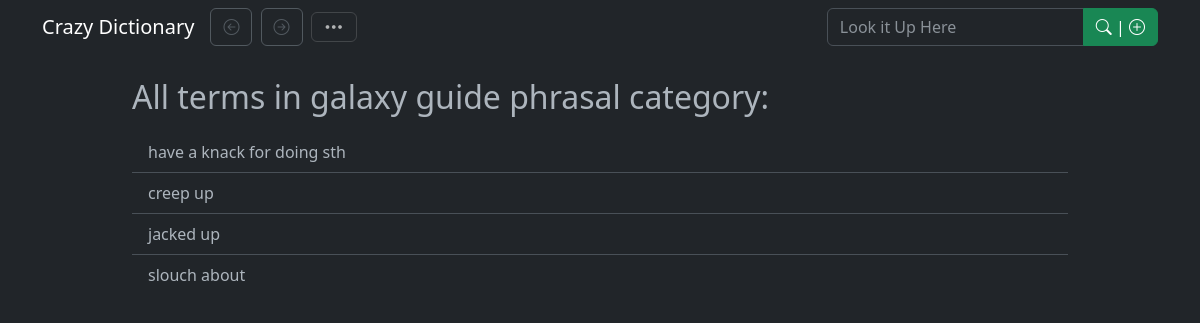
The app's page /dictionary/search/category/galaxy guide phrasal with its own data.
### tables this page shows
CREATE TABLE "words" (
"key"	INTEGER,
"word"	TEXT NOT NULL UNIQUE,
"mean"	TEXT DEFAULT '? ? ?',
"ref"	INTEGER,
"note"	TEXT,
PRIMARY KEY("key"),
FOREIGN KEY("ref") REFERENCES "words"("key")
);

### CrazyDic_app.py (the view, shortened to what this page needs)
    def wrappe(**kwargs):
        if __name__ == '__main__':
            print('initializing... :    '+'; '.join([k+' = '+kwargs[k] for k in kwargs]))
        if request.args.get('new_session'):
            session_data.set_session(new=True)
        else:
            session_data.set_session()
        return func(kwargs) if kwargs else func()

### CrazyDic_2.py (called while the page is built)
def escape_quote(s: str) -> str:
    return s.replace("'", "''")

def trim(word: str) -> str:
    pices = word.split(' ')
    return ' '.join(filter(bool, pices))

def category_query(category: str) -> tuple[str, ...]:
    connection = sql.connect(DICTIONARY)
    cursor = connection.cursor()
    category = trim(category)
    query = f"""
        SELECT words.word
        FROM words LEFT JOIN cat ON cat.word = words.key
        WHERE cat.cat {"= '" + escape_quote(category) + "'" if category else 'IS NULL'};"""
    cursor.execute(query)
    res = cursor.fetchall()
    connection.close()
    return tuple(x[0] for x in res)

    @property
    def name(self) -> str:
        return self._name

### CrazyDic_app.py (called while the page is built, shortened)
def is_mobile() -> bool:
    if MOBILE_ONLY:
        return True
    if DESKTOP_ONLY:
        return False
    user_agent = request.headers.get('User-Agent')
    return user_agent is not None and ('Android' in user_agent or 'iPhone' in user_agent)

def key_gen() -> str:
    return datetime.now().isoformat()

def go_back() -> int:
    c_id = session_data['chron-index']
    while c_id >= 0:
        back_path = session_data['chron'][c_id]
        if back_path != request.path:
            return c_id
        c_id -= 1
    return -1

def go_forward() -> int:
    if len(session_data['chron']) > session_data['chron-index'] + 1:
        return session_data['chron-index'] + 1
    else:
        return -1

def init(func):
    def wrappe(**kwargs):
        if __name__ == '__main__':
            print('initializing... :    '+'; '.join([k+' = '+kwargs[k] for k in kwargs]))
        if request.args.get('new_session'):
            session_data.set_session(new=True)
        else:
            session_data.set_session()
        return func(kwargs) if kwargs else func()
    return wrappe

    def new(self):
        if 'key-session' not in session:
            raise ValueError('Not logged in yet')
        ordered_keys = sorted(map(datetime.fromisoformat, self._data.keys()), reverse=True)
        self._data = {key.isoformat(): self._data[key.isoformat()]
                      for i, key
                      in enumerate(ordered_keys)
                      if i < SESSIONS_MAX and datetime.now() - key < SESSION_TIMEOUT}
        self._data[session['key-session']] = {'vox': Vox(), 'vox-bis': None,
                                              'chron': [], 'chron-index': -1, 'key-form': '',
                                              'dark-mode': True, 'read-mode': False}

### templates/search.html (shortened to what this page needs)
{% extends "floor.html" %}
{% block content %}
<div class="container" style="width: 80%">
    <h2 class="mt-4">{{ title }}</h2>
    <div class="list-group list-group-flush mt-3">
        {% for item in listed %}
        <a href="{{ url_for('dictionary', word=item) }}" class="list-group-item list-group-item-action"> {{ item }} </a>
        {% endfor %}
    </div>
</div>
{% endblock %}

### records on screen
words: word "have a knack for doing sth"
words: word "creep up"
words: word "jacked up"
words: word "slouch about"

### other values on screen
{{ title }} "All terms in galaxy guide phrasal category:"
